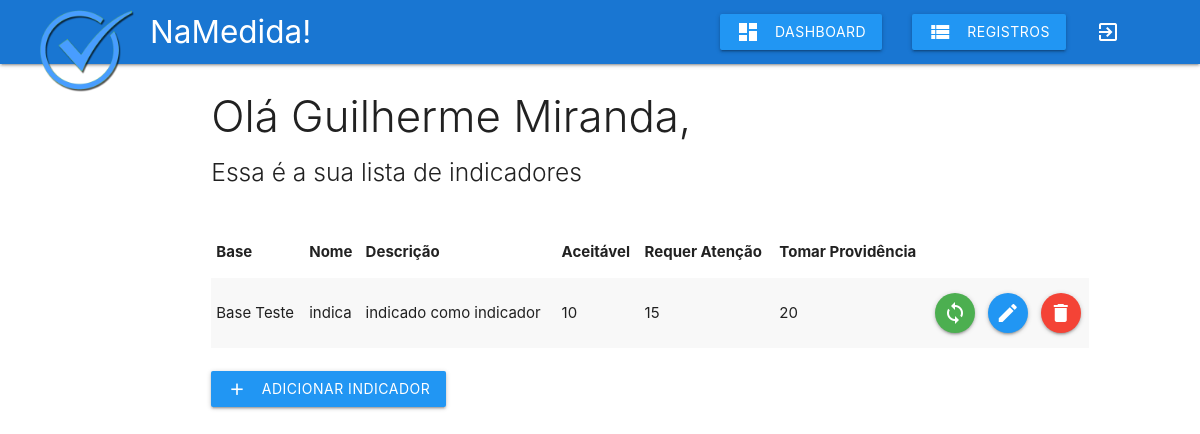
/php/indicador.php (signed in), run on the app's committed database.
### tables this page shows
CREATE TABLE `usuario` (
  `idUsuario` int(11) NOT NULL,
  `login` varchar(45) DEFAULT NULL,
  `senha` varchar(32) DEFAULT NULL,
  `nome` varchar(45) DEFAULT NULL
);

CREATE TABLE `indicador` (
  `idIndicador` int(11) NOT NULL,
  `idBase` int(11) DEFAULT NULL,
  `nome` varchar(45) DEFAULT NULL,
  `descricao` varchar(255) DEFAULT NULL,
  `aceitavel` double DEFAULT NULL,
  `requer_atencao` double DEFAULT NULL,
  `tomar_providencia` double DEFAULT NULL
);

CREATE TABLE `base` (
  `idBase` int(11) NOT NULL,
  `nome` varchar(45) DEFAULT NULL,
  `descricao` varchar(255) DEFAULT NULL,
  `idProjeto` int(11) DEFAULT NULL
);

### php/includes/dados-usuario.php (called while the page is built, shortened)
<?php
$id = $_SESSION['idUsuario'];
$sql = "SELECT * FROM usuario WHERE idUsuario = '$id'";
$resultado = mysqli_query($connect, $sql);
$dados = mysqli_fetch_array($resultado);
$ids_base = array();

### php/includes/cabecalhos.php (called while the page is built, shortened)
<?php
$indicador[] = 'Base';
$indicador[] = 'Nome';
$indicador[] = 'Descrição';
$indicador[] = 'Aceitável';
$indicador[] = 'Requer Atenção';
$indicador[] = 'Tomar Providência';

### php/indicador.php (the view, shortened to what this page needs)
<?php
include_once 'db_connect.php';
include_once 'includes/header.php';
include_once 'includes/dados-usuario.php';
include_once 'includes/cabecalhos.php';
include_once 'includes/navbar.php';
?>
<div class="row">
	<div class="col s12 m9 push-m2">
		<h3 class="light"> Olá <?php echo $dados['nome']; ?>,</h3>
		<h5 class="light">Essa é a sua lista de indicadores </h5>
		<table class="striped responsive-table">
			<thead>
				<tr>
				<?php
					foreach ($indicador as $key) {
						echo "<th>$key</th>";
					}
				?>
				</tr>
			</thead>
			<tbody>
				<?php
					$sql = "SELECT * FROM indicador WHERE ";
					for ($i=0; $i < count($ids_base); $i++) {
						if ($i == 0):
							$sql = $sql."idBase = '$ids_base[$i]'";
						else:
							$sql = $sql." or idBase = '$ids_base[$i]'";
						endif;
					}
					$resultado = mysqli_query($connect, $sql);
					while ($indicador_dados = mysqli_fetch_array($resultado)):
				?>
				<tr>
					<td><?php
						$id = $indicador_dados['idBase'];
						$sql = "SELECT nome FROM base WHERE idBase = '$id'";
						$base_nome = mysqli_query($connect, $sql);
						$base_nome = mysqli_fetch_array($base_nome);
						echo $base_nome['nome'];
					?></td>
					<td><?php echo $indicador_dados['nome']; ?></td>
					<td><?php echo $indicador_dados['descricao']; ?></td>
					<td><?php echo $indicador_dados['aceitavel']; ?></td>
					<td><?php echo $indicador_dados['requer_atencao']; ?></td>
					<td><?php echo $indicador_dados['tomar_providencia']; ?></td>
					<td><a href="vinculo-indicador.php?idIndicador=<?php echo $indicador_dados['idIndicador']; ?>" class="btn-floating green"><i class="material-icons">sync</i></a></td>
					<td><a href="editar-indicador.php?idIndicador=<?php echo $indicador_dados['idIndicador']; ?>" class="btn-floating blue"><i class="material-icons">edit</i></a></td>
					<td><a href="#modal<?php echo $indicador_dados['idIndicador']; ?>" class="btn-floating red modal-trigger"><i class="material-icons">delete</i></a></td>
				</tr>
				<?php endwhile; ?>
			</tbody>
		</table>
		<br>
		<a class='btn waves-effect waves-light blue' href='adicionar-indicador.php'>adicionar indicador<i class="material-icons left">add</i></a>
	</div>
</div>
<?php
include_once 'includes/footer.php';
?>

### php/includes/style.php (style rules this page uses)
.responsive-table { margin-top: 40px; }

### data on the page
usuario: nome "Guilherme Miranda"
indicador: idBase.nome "Base Teste", nome "indica", descricao "indicado como indicador", aceitavel "10", requer_atencao "15", tomar_providencia "20"

### other printed values
$key "Base"
$key "Nome"
$key "Descrição"
$key "Aceitável"
$key "Requer Atenção"
$key "Tomar Providência"
